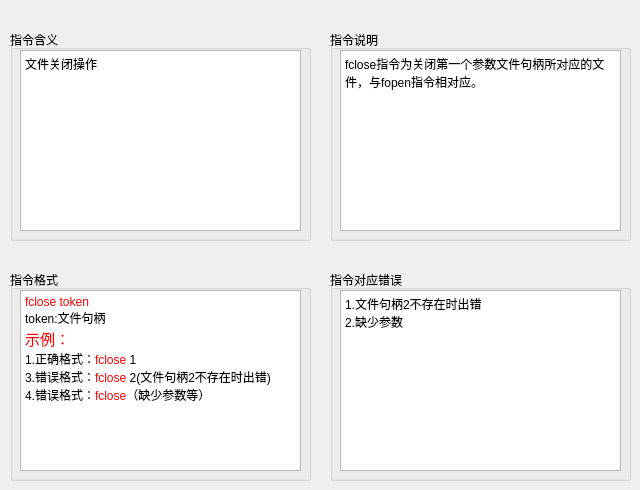
   <widget class="QWidget" name="tab_8">
    <attribute name="title">
     <string>fclose</string>
    </attribute>
    <widget class="QGroupBox" name="groupBox_17">
     <property name="geometry">
      <rect>
       <x>330</x>
       <y>270</y>
       <width>301</width>
       <height>211</height>
      </rect>
     </property>
     <property name="title">
      <string>指令对应错误</string>
     </property>
     <widget class="QTextBrowser" name="textBrowser_17">
      <property name="geometry">
       <rect>
        <x>10</x>
        <y>20</y>
        <width>281</width>
        <height>181</height>
       </rect>
      </property>
      <property name="html">
       <string>&lt;!DOCTYPE HTML PUBLIC &quot;-//W3C//DTD HTML 4.0//EN&quot; &quot;http://www.w3.org/TR/REC-html40/strict.dtd&quot;&gt;
&lt;html&gt;&lt;head&gt;&lt;meta name=&quot;qrichtext&quot; content=&quot;1&quot; /&gt;&lt;style type=&quot;text/css&quot;&gt;
p, li { white-space: pre-wrap; }
&lt;/style&gt;&lt;/head&gt;&lt;body style=&quot; font-family:'黑体'; font-size:9pt; font-weight:400; font-style:normal;&quot;&gt;
&lt;p style=&quot; margin-top:0px; margin-bottom:0px; margin-left:0px; margin-right:0px; -qt-block-indent:0; text-indent:0px;&quot;&gt;&lt;span style=&quot; font-family:'SimSun';&quot;&gt;1.文件句柄2不存在时出错&lt;/span&gt;&lt;/p&gt;
&lt;p style=&quot; margin-top:0px; margin-bottom:0px; margin-left:0px; margin-right:0px; -qt-block-indent:0; text-indent:0px;&quot;&gt;&lt;span style=&quot; font-family:'SimSun';&quot;&gt;2.缺少参数&lt;/span&gt;&lt;/p&gt;&lt;/body&gt;&lt;/html&gt;</string>
      </property>
     </widget>
    </widget>
    <widget class="QGroupBox" name="groupBox_18">
     <property name="geometry">
      <rect>
       <x>10</x>
       <y>270</y>
       <width>301</width>
       <height>211</height>
      </rect>
     </property>
     <property name="title">
      <string>指令格式</string>
     </property>
     <widget class="QTextBrowser" name="textBrowser_18">
      <property name="geometry">
       <rect>
        <x>10</x>
        <y>20</y>
        <width>281</width>
        <height>181</height>
       </rect>
      </property>
      <property name="html">
       <string>&lt;!DOCTYPE HTML PUBLIC &quot;-//W3C//DTD HTML 4.0//EN&quot; &quot;http://www.w3.org/TR/REC-html40/strict.dtd&quot;&gt;
&lt;html&gt;&lt;head&gt;&lt;meta name=&quot;qrichtext&quot; content=&quot;1&quot; /&gt;&lt;style type=&quot;text/css&quot;&gt;
p, li { white-space: pre-wrap; }
&lt;/style&gt;&lt;/head&gt;&lt;body style=&quot; font-family:'黑体'; font-size:9pt; font-weight:400; font-style:normal;&quot;&gt;
&lt;p style=&quot; margin-top:0px; margin-bottom:0px; margin-left:0px; margin-right:0px; -qt-block-indent:0; text-indent:0px;&quot;&gt;&lt;span style=&quot; font-family:'SimSun'; color:#ff0000;&quot;&gt;fclose token&lt;/span&gt;&lt;/p&gt;
&lt;p style=&quot; margin-top:0px; margin-bottom:0px; margin-left:0px; margin-right:0px; -qt-block-indent:0; text-indent:0px;&quot;&gt;&lt;span style=&quot; font-family:'SimSun';&quot;&gt;token:文件句柄&lt;/span&gt;&lt;/p&gt;
&lt;p style=&quot; margin-top:0px; margin-bottom:0px; margin-left:0px; margin-right:0px; -qt-block-indent:0; text-indent:0px;&quot;&gt;&lt;span style=&quot; font-family:'SimSun'; font-size:11pt; color:#ff0000;&quot;&gt;示例：&lt;/span&gt;&lt;/p&gt;
&lt;p style=&quot; margin-top:0px; margin-bottom:0px; margin-left:0px; margin-right:0px; -qt-block-indent:0; text-indent:0px;&quot;&gt;&lt;span style=&quot; font-family:'SimSun';&quot;&gt;1.正确格式：&lt;/span&gt;&lt;span style=&quot; font-family:'SimSun'; color:#ff0000;&quot;&gt;fclose&lt;/span&gt;&lt;span style=&quot; font-family:'SimSun';&quot;&gt; 1&lt;/span&gt;&lt;/p&gt;
&lt;p style=&quot; margin-top:0px; margin-bottom:0px; margin-left:0px; margin-right:0px; -qt-block-indent:0; text-indent:0px;&quot;&gt;&lt;span style=&quot; font-family:'SimSun';&quot;&gt;3.错误格式：&lt;/span&gt;&lt;span style=&quot; font-family:'SimSun'; color:#ff0000;&quot;&gt;fclose&lt;/span&gt;&lt;span style=&quot; font-family:'SimSun';&quot;&gt; 2(文件句柄2不存在时出错)&lt;/span&gt;&lt;/p&gt;
&lt;p style=&quot; margin-top:0px; margin-bottom:0px; margin-left:0px; margin-right:0px; -qt-block-indent:0; text-indent:0px;&quot;&gt;&lt;span style=&quot; font-family:'SimSun';&quot;&gt;4.错误格式：&lt;/span&gt;&lt;span style=&quot; font-family:'SimSun'; color:#ff0000;&quot;&gt;fclose&lt;/span&gt;&lt;span style=&quot; font-family:'SimSun';&quot;&gt;（缺少参数等）&lt;/span&gt;&lt;/p&gt;&lt;/body&gt;&lt;/html&gt;</string>
      </property>
     </widget>
    </widget>
    <widget class="QGroupBox" name="groupBox_19">
     <property name="geometry">
      <rect>
       <x>330</x>
       <y>30</y>
       <width>301</width>
       <height>211</height>
      </rect>
     </property>
     <property name="title">
      <string>指令说明</string>
     </property>
     <widget class="QTextBrowser" name="textBrowser_19">
      <property name="geometry">
       <rect>
        <x>10</x>
        <y>20</y>
        <width>281</width>
        <height>181</height>
       </rect>
      </property>
      <property name="html">
       <string>&lt;!DOCTYPE HTML PUBLIC &quot;-//W3C//DTD HTML 4.0//EN&quot; &quot;http://www.w3.org/TR/REC-html40/strict.dtd&quot;&gt;
&lt;html&gt;&lt;head&gt;&lt;meta name=&quot;qrichtext&quot; content=&quot;1&quot; /&gt;&lt;style type=&quot;text/css&quot;&gt;
p, li { white-space: pre-wrap; }
&lt;/style&gt;&lt;/head&gt;&lt;body style=&quot; font-family:'黑体'; font-size:9pt; font-weight:400; font-style:normal;&quot;&gt;
&lt;p style=&quot; margin-top:0px; margin-bottom:0px; margin-left:0px; margin-right:0px; -qt-block-indent:0; text-indent:0px;&quot;&gt;&lt;span style=&quot; font-family:'SimSun';&quot;&gt;fclose指令为关闭第一个参数文件句柄所对应的文件，与fopen指令相对应。&lt;/span&gt;&lt;/p&gt;&lt;/body&gt;&lt;/html&gt;</string>
      </property>
     </widget>
    </widget>
    <widget class="QGroupBox" name="groupBox_20">
     <property name="geometry">
      <rect>
       <x>10</x>
       <y>30</y>
       <width>301</width>
       <height>211</height>
      </rect>
     </property>
     <property name="title">
      <string>指令含义</string>
     </property>
     <widget class="QTextBrowser" name="textBrowser_20">
      <property name="geometry">
       <rect>
        <x>10</x>
        <y>20</y>
        <width>281</width>
        <height>181</height>
       </rect>
      </property>
      <property name="html">
       <string>&lt;!DOCTYPE HTML PUBLIC &quot;-//W3C//DTD HTML 4.0//EN&quot; &quot;http://www.w3.org/TR/REC-html40/strict.dtd&quot;&gt;
&lt;html&gt;&lt;head&gt;&lt;meta name=&quot;qrichtext&quot; content=&quot;1&quot; /&gt;&lt;style type=&quot;text/css&quot;&gt;
p, li { white-space: pre-wrap; }
&lt;/style&gt;&lt;/head&gt;&lt;body style=&quot; font-family:'黑体'; font-size:9pt; font-weight:400; font-style:normal;&quot;&gt;
&lt;p style=&quot; margin-top:0px; margin-bottom:0px; margin-left:0px; margin-right:0px; -qt-block-indent:0; text-indent:0px;&quot;&gt;&lt;span style=&quot; font-family:'SimSun';&quot;&gt;文件关闭操作&lt;/span&gt;&lt;/p&gt;&lt;/body&gt;&lt;/html&gt;</string>
      </property>
     </widget>
    </widget>
   </widget>
